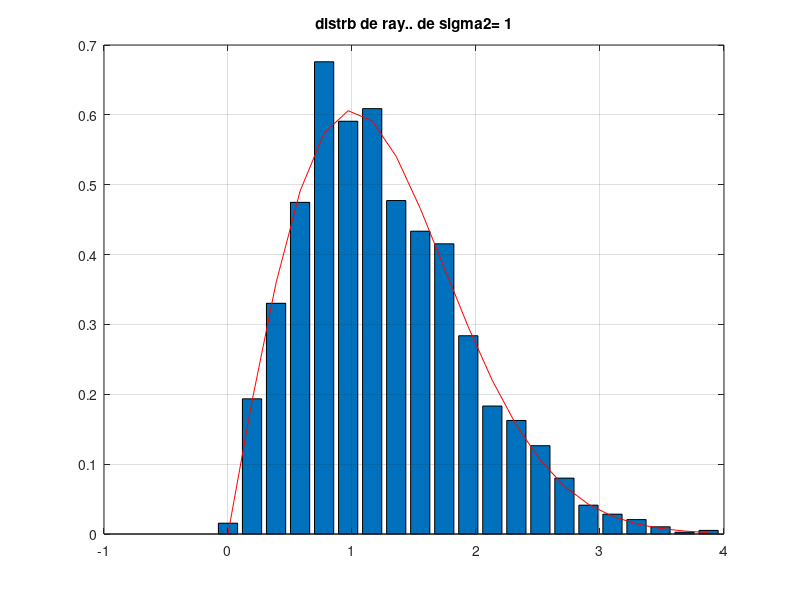

Source code (MATLAB):
clear all ; 
close all ; 
clc; 

%generation la dist rayleigh apartir de dist unif
N=2000;
U=rand(1,N);
s=1 ; %valeur de l ecart type


%application de la fct inverse 
R= s*sqrt(-2*log(U));

%verification 
maxR =max(R) ; 
minR =min(R) ; 


%choix de resolution 
lk =(maxR-minR)/20 ;
pointsR= (0: lk:maxR); 
%
[nn,xx] =hist(R,pointsR); 
bar(xx, nn/(N*lk)); hold on 
% theoretical exp distribution 
s2=s^2 ;
pth=pointsR/s2 .* exp(-pointsR.^2/2/s2) ; 
plot (pointsR, pth, 'r' ) , hold off ;
title(['distrb de ray.. de sigma2= ' , num2str(s2) ]);
grid
